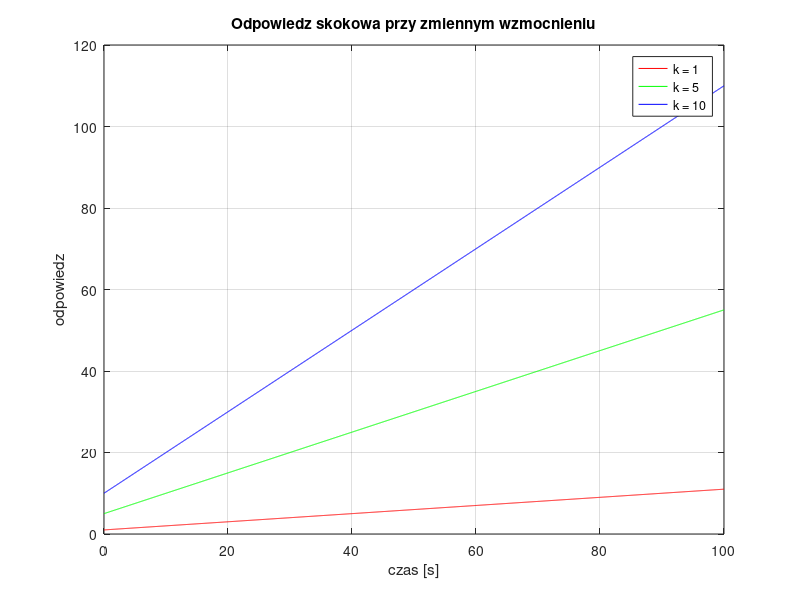
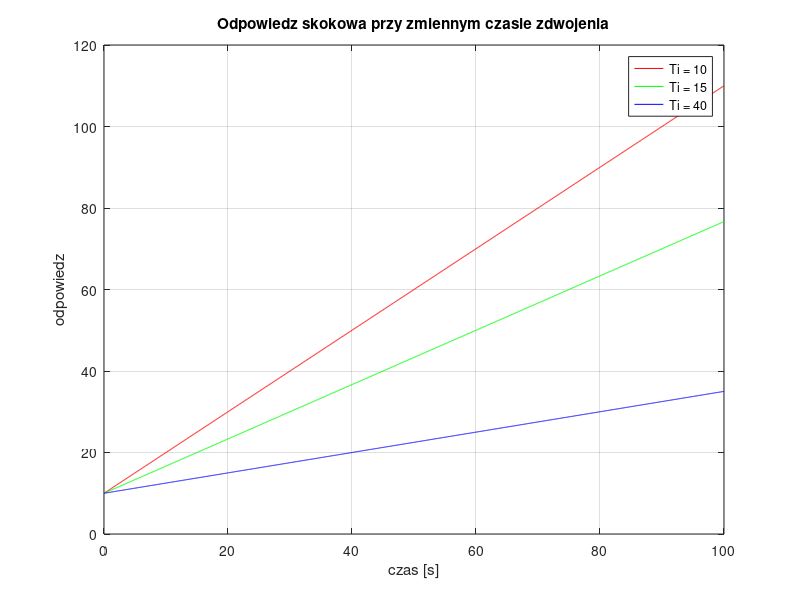

Write MATLAB code to recreate these figures, in order.
clear all; close all;

% ?????????????????????????????????????????????????????????????
% PI
% Odpowiedz skokowa
%% *****************************************
k = 1; Ti = 10;
g = tf([k*Ti, k], [Ti, 0]);
[y1 t1] = step(g, 100);

k = 5; Ti = 10;
g = tf([k*Ti, k], [Ti, 0]);
[y2 t2] = step(g, 100);

k = 10; Ti = 10;
g = tf([k*Ti, k], [Ti, 0]);
[y3 t3] = step(g, 100);

figure(1)
plot(t1, y1, 'r', t2, y2, 'g', t3, y3, 'b')
grid on
title('Odpowiedz skokowa przy zmiennym wzmocnieniu')
xlabel('czas [s]')
ylabel('odpowiedz')
legend('k = 1','k = 5','k = 10')

%% *****************************************
k = 10; Ti = 10;
g = tf([k*Ti, k], [Ti, 0]);
[y1 t1] = step(g, 100);

k = 10; Ti = 15;
g = tf([k*Ti, k], [Ti, 0]);
[y2 t2] = step(g, 100);

k = 10; Ti = 40;
g = tf([k*Ti, k], [Ti, 0]);
[y3 t3] = step(g, 100);

figure(2)
plot(t1, y1, 'r', t2, y2, 'g', t3, y3, 'b')
grid on
title('Odpowiedz skokowa przy zmiennym czasie zdwojenia')
xlabel('czas [s]')
ylabel('odpowiedz')
legend('Ti = 10','Ti = 15','Ti = 40')



